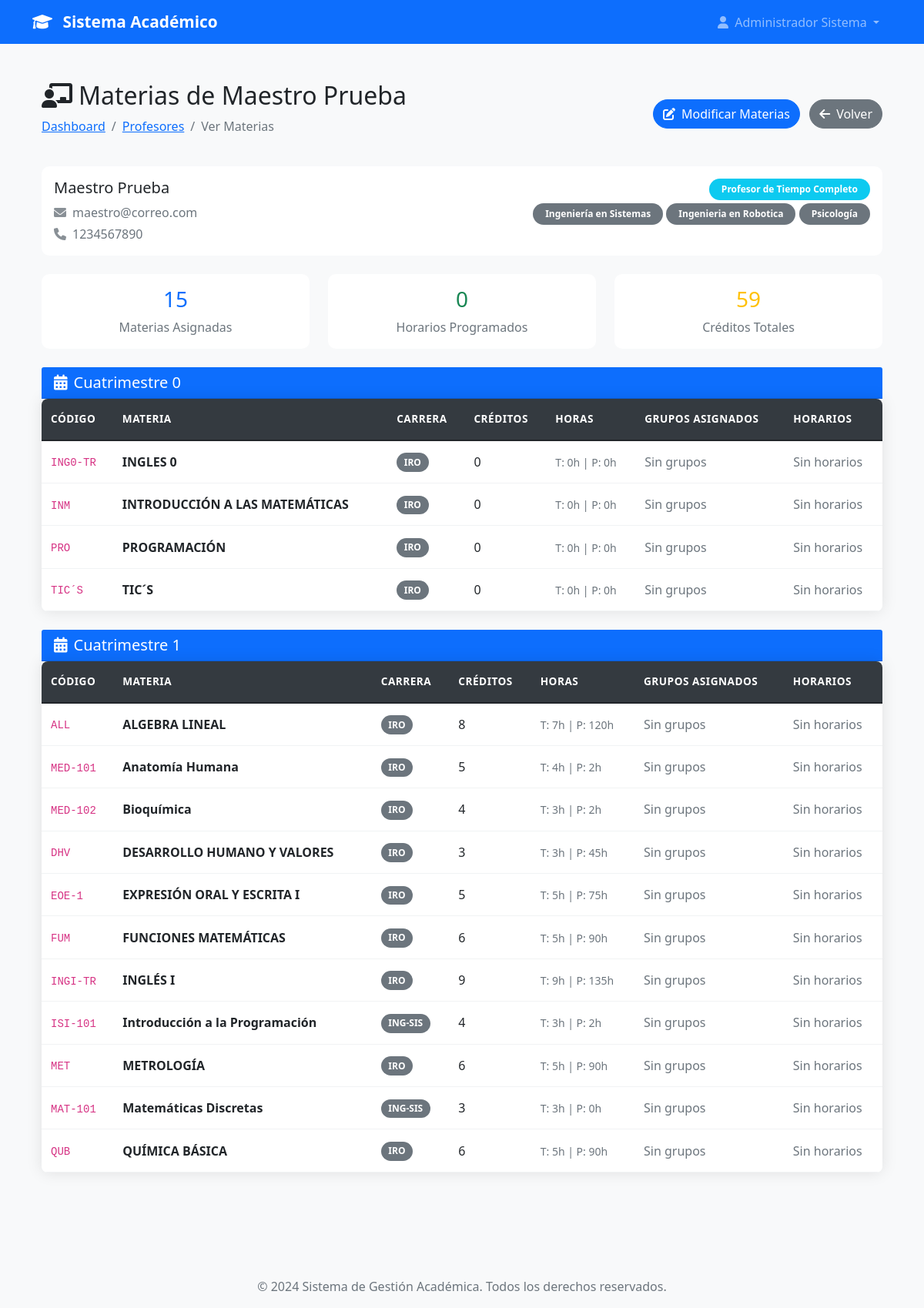
Before: /admin/profesores/3/materias/ver (signed in) with the older database file.
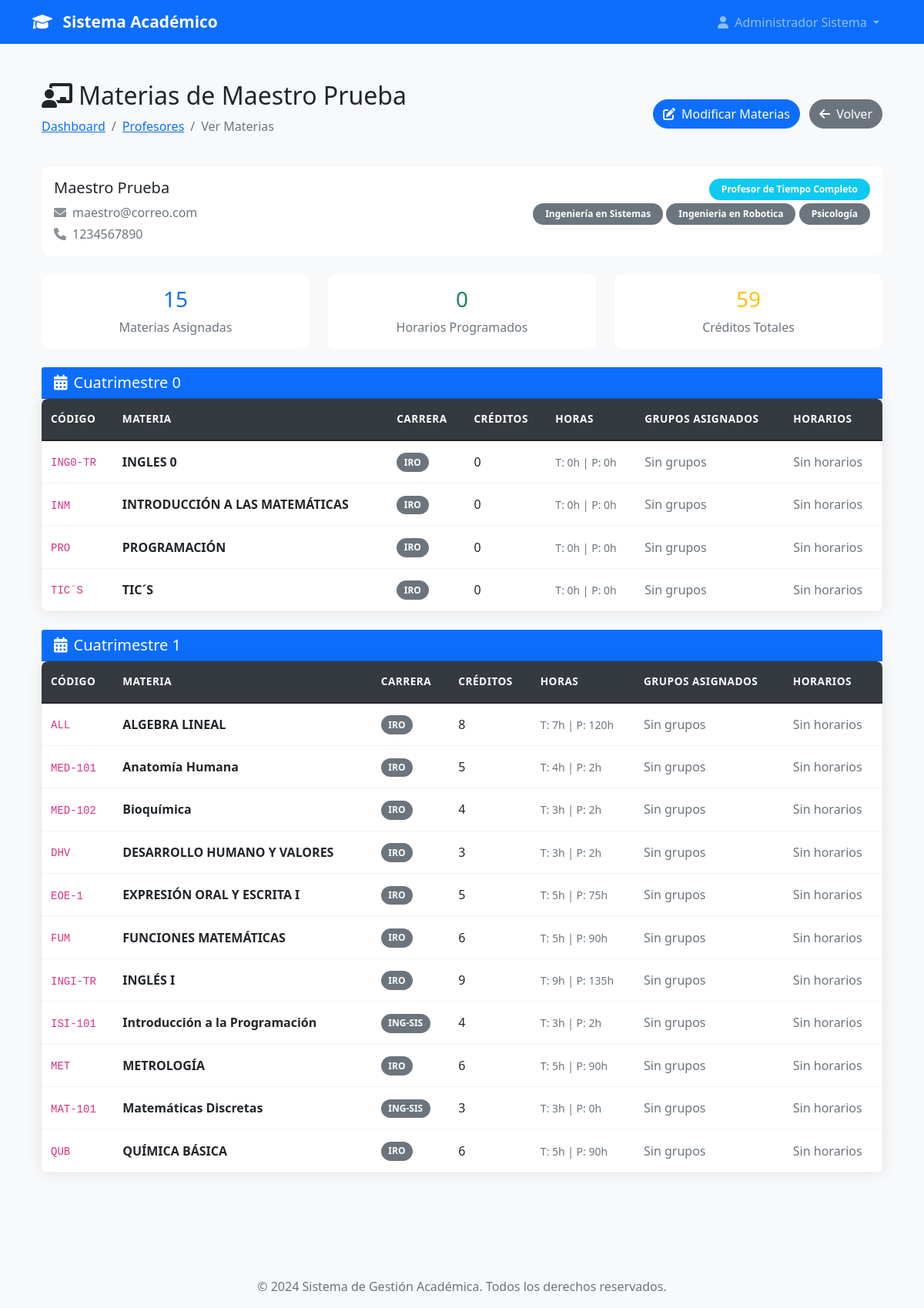
After: the same page with the newer database file.
### models.py (models this page shows, shortened)
class User(UserMixin, db.Model):
    id = db.Column(db.Integer, primary_key=True)
    username = db.Column(db.String(80), unique=True, nullable=False)
    email = db.Column(db.String(120), unique=True, nullable=False)
    password_hash = db.Column(db.String(120), nullable=False)
    nombre = db.Column(db.String(100), nullable=False)
    apellido = db.Column(db.String(100), nullable=False)
    telefono = db.Column(db.String(20))
    imagen_perfil = db.Column(db.String(200))  # Ruta de la imagen de perfil
    rol = db.Column(db.String(20), nullable=False)
    tipo_profesor = db.Column(db.String(20))
    carreras = db.relationship('Carrera', secondary=user_carreras, backref=db.backref('usuarios', lazy=True))
    materias = db.relationship('Materia', secondary='profesor_materias', backref=db.backref('profesores', lazy=True))
    carrera_id = db.Column(db.Integer, db.ForeignKey('carrera.id'))
    carrera = db.relationship('Carrera', foreign_keys=[carrera_id], backref=db.backref('jefe_carrera', uselist=False))
    fecha_registro = db.Column(db.DateTime, default=datetime.utcnow)
    activo = db.Column(db.Boolean, default=True)
    def get_nombre_completo(self):
        return f"{self.nombre} {self.apellido}"
    def is_admin(self):
        return self.rol == 'admin'
    def get_rol_display(self):
        roles = {
            'admin': 'Administrador',
            'jefe_carrera': 'Jefe de Carrera',
            'profesor_completo': 'Profesor de Tiempo Completo',
            'profesor_asignatura': 'Profesor por Asignatura'
        }
        return roles.get(self.rol, self.rol)

class Carrera(db.Model):
    id = db.Column(db.Integer, primary_key=True)
    nombre = db.Column(db.String(150), nullable=False, unique=True)
    codigo = db.Column(db.String(10), nullable=False, unique=True)  # Ej: "ING-SIS", "MED", etc.
    descripcion = db.Column(db.Text)
    facultad = db.Column(db.String(100))
    activa = db.Column(db.Boolean, default=True)
    fecha_creacion = db.Column(db.DateTime, default=datetime.utcnow)
    creada_por = db.Column(db.Integer, db.ForeignKey('user.id'), nullable=False)
    creador = db.relationship('User', foreign_keys=[creada_por], backref=db.backref('carreras_creadas', lazy=True))

class Materia(db.Model):
    id = db.Column(db.Integer, primary_key=True)
    nombre = db.Column(db.String(200), nullable=False)
    codigo = db.Column(db.String(20), nullable=False, unique=True)  # Ej: "ISI-101", "MAT-201"
    descripcion = db.Column(db.Text)
    cuatrimestre = db.Column(db.Integer, nullable=False)  # 1, 2, 3, etc.
    creditos = db.Column(db.Integer, nullable=False, default=3)
    horas_teoricas = db.Column(db.Integer, nullable=False, default=0)
    horas_practicas = db.Column(db.Integer, nullable=False, default=0)
    carrera_id = db.Column(db.Integer, db.ForeignKey('carrera.id'), nullable=False)
    carrera = db.relationship('Carrera', backref=db.backref('materias', lazy=True))
    activa = db.Column(db.Boolean, default=True)
    fecha_creacion = db.Column(db.DateTime, default=datetime.utcnow)
    creado_por = db.Column(db.Integer, db.ForeignKey('user.id'), nullable=False)
    creador = db.relationship('User', backref=db.backref('materias_creadas', lazy=True))
    def get_carrera_codigo(self):
        return self.carrera.codigo if self.carrera else 'N/A'

### app.py (the view)
@app.route('/admin/profesores/<int:id>/materias/ver')
@login_required
def ver_materias_profesor(id):
    if not current_user.is_admin():
        flash('No tienes permisos para acceder a esta página.', 'error')
        return redirect(url_for('dashboard'))
    profesor = User.query.get_or_404(id)
    if profesor.rol not in ['profesor_completo', 'profesor_asignatura']:
        flash('Este usuario no es un profesor.', 'error')
        return redirect(url_for('gestionar_profesores'))
    materias = sorted(profesor.materias, key=lambda m: (m.cuatrimestre, m.nombre))
    horarios_por_materia = {}
    for materia in materias:
        horarios = HorarioAcademico.query.filter_by(
            profesor_id=profesor.id,
            materia_id=materia.id,
            activo=True
        ).all()
        horarios_por_materia[materia.id] = horarios
    return render_template('admin/ver_materias_profesor.html',
                         profesor=profesor,
                         materias=materias,
                         horarios_por_materia=horarios_por_materia)

### app.py (called while the page is built)
@login_manager.user_loader
def load_user(user_id):
    return User.query.get(int(user_id))

@app.context_processor
def inject_user_counts():
    if current_user.is_authenticated and current_user.is_admin():
        return dict(
            total_users=User.query.count(),
            total_admins=User.query.filter_by(rol='admin').count(),
            total_jefes=User.query.filter_by(rol='jefe_carrera').count(),
            total_profesores=User.query.filter(User.rol.in_(['profesor_completo', 'profesor_asignatura'])).count()
        )
    return dict()

### templates/admin/ver_materias_profesor.html (shortened to what this page needs)
{% extends "base.html" %}
{% block content %}
<div class="container-fluid py-4">
    <div class="row">
        <div class="col-12">
            <div class="d-flex justify-content-between align-items-center mb-4">
                <div>
                    <h2><i class="fas fa-chalkboard-teacher me-2"></i>Materias de {{ profesor.get_nombre_completo() }}</h2>
                    <nav aria-label="breadcrumb">
                        <ol class="breadcrumb">
                            <li class="breadcrumb-item"><a href="{{ url_for('dashboard') }}">Dashboard</a></li>
                            <li class="breadcrumb-item"><a href="{{ url_for('gestionar_profesores') }}">Profesores</a></li>
                            <li class="breadcrumb-item active">Ver Materias</li>
                        </ol>
                    </nav>
                </div>
                <div>
                    <a href="{{ url_for('gestionar_materias_profesor', id=profesor.id) }}" class="btn btn-primary me-2">
                        <i class="fas fa-edit me-2"></i>Modificar Materias
                    </a>
                    <a href="{{ url_for('gestionar_profesores') }}" class="btn btn-secondary">
                        <i class="fas fa-arrow-left me-2"></i>Volver
                    </a>
                </div>
            </div>
            <div class="card mb-4">
                <div class="card-body">
                    <div class="row">
                        <div class="col-md-6">
                            <h5>{{ profesor.get_nombre_completo() }}</h5>
                            <p class="text-muted mb-1">
                                <i class="fas fa-envelope me-2"></i>{{ profesor.email }}
                            </p>
                            <p class="text-muted mb-0">
                                <i class="fas fa-phone me-2"></i>{{ profesor.telefono or 'No especificado' }}
                            </p>
                        </div>
                        <div class="col-md-6 text-end">
                            <p class="mb-1">
                                <span class="badge bg-info">{{ profesor.get_rol_display() }}</span>
                            </p>
                            <p class="mb-0">
                                {% for carrera in profesor.carreras %}
                                <span class="badge bg-secondary">{{ carrera.nombre }}</span>
                                {% endfor %}
                            </p>
                        </div>
                    </div>
                </div>
            </div>
            <div class="row mb-4">
                <div class="col-md-4">
                    <div class="card text-center">
                        <div class="card-body">
                            <h3 class="text-primary">{{ materias|length }}</h3>
                            <p class="text-muted mb-0">Materias Asignadas</p>
                        </div>
                    </div>
                </div>
                <div class="col-md-4">
                    <div class="card text-center">
                        <div class="card-body">
                            <h3 class="text-success">{{ horarios_por_materia.values()|map('length')|sum }}</h3>
                            <p class="text-muted mb-0">Horarios Programados</p>
                        </div>
                    </div>
                </div>
                <div class="col-md-4">
                    <div class="card text-center">
                        <div class="card-body">
                            <h3 class="text-warning">{{ materias|map(attribute='creditos')|sum }}</h3>
                            <p class="text-muted mb-0">Créditos Totales</p>
                        </div>
                    </div>
                </div>
            </div>
            {% if materias %}
                {% set cuatrimestres = materias|map(attribute='cuatrimestre')|unique|list %}
                {% for cuatrimestre in cuatrimestres|sort %}
                <div class="card mb-4">
                    <div class="card-header bg-primary text-white">
                        <h5 class="mb-0">
                            <i class="fas fa-calendar-alt me-2"></i>Cuatrimestre {{ cuatrimestre }}
                        </h5>
                    </div>
                    <div class="card-body p-0">
                        <div class="table-responsive">
                            <table class="table table-hover mb-0">
                                <thead class="table-light">
                                    <tr>
                                        <th>Código</th>
                                        <th>Materia</th>
                                        <th>Carrera</th>
                                        <th>Créditos</th>
                                        <th>Horas</th>
                                        <th>Grupos Asignados</th>
                                        <th>Horarios</th>
                                    </tr>
                                </thead>
                                <tbody>
                                    {% for materia in materias if materia.cuatrimestre == cuatrimestre %}
                                    <tr>
                                        <td><code>{{ materia.codigo }}</code></td>
                                        <td><strong>{{ materia.nombre }}</strong></td>
                                        <td><span class="badge bg-secondary">{{ materia.get_carrera_codigo() }}</span></td>
                                        <td>{{ materia.creditos }}</td>
                                        <td>
                                            <small class="text-muted">
                                                T: {{ materia.horas_teoricas }}h | P: {{ materia.horas_practicas }}h
                                            </small>
                                        </td>
                                        <td>
                                            {% set grupos = horarios_por_materia[materia.id]|map(attribute='grupo')|unique|list if materia.id in horarios_por_materia else [] %}
                                            {% if grupos %}
                                                {% for grupo in grupos|sort %}
                                                <span class="badge bg-info me-1">Grupo {{ grupo }}</span>
                                                {% endfor %}
                                            {% else %}
                                                <span class="text-muted">Sin grupos</span>
                                            {% endif %}
                                        </td>
                                        <td>
                                            {% if materia.id in horarios_por_materia and horarios_por_materia[materia.id] %}
                                                <button class="btn btn-sm btn-outline-primary" data-bs-toggle="collapse" data-bs-target="#horarios-{{ materia.id }}">
                                                    <i class="fas fa-clock me-1"></i>Ver {{ horarios_por_materia[materia.id]|length }} horarios
                                                </button>
                                            {% else %}
                                                <span class="text-muted">Sin horarios</span>
                                            {% endif %}
                                        </td>
                                    </tr>
                                    {% endfor %}
                                </tbody>
                            </table>
                        </div>
                    </div>
                </div>
                {% endfor %}
            {% else %}
                <div class="alert alert-info">
                    <i class="fas fa-info-circle me-2"></i>
                    Este profesor no tiene materias asignadas actualmente.
                    <a href="{{ url_for('gestionar_materias_profesor', id=profesor.id) }}" class="alert-link">Asignar materias ahora</a>
                </div>
            {% endif %}
        </div>
    </div>
</div>
{% endblock %}

### templates/base.html (shortened to what this page needs)
<!DOCTYPE html>
<html lang="es">
<head>
    <link href="https://cdn.jsdelivr.net/npm/bootstrap@5.1.3/dist/css/bootstrap.min.css" rel="stylesheet">
    <link rel="stylesheet" href="https://cdnjs.cloudflare.com/ajax/libs/font-awesome/6.0.0/css/all.min.css">
    <link rel="stylesheet" href="{{ url_for('static', filename='css/style.css') }}">
</head>
<body>
    <nav class="navbar navbar-expand-lg navbar-dark bg-primary">
        <div class="container">
            <a class="navbar-brand" href="{{ url_for('index') }}">
                <i class="fas fa-graduation-cap me-2"></i>
                Sistema Académico
            </a>
            <div class="collapse navbar-collapse" id="navbarNav">
                <ul class="navbar-nav ms-auto">
                    {% if current_user.is_authenticated %}
                        <li class="nav-item dropdown">
                            <a class="nav-link dropdown-toggle" href="#" id="navbarDropdown" role="button" data-bs-toggle="dropdown">
                                <i class="fas fa-user me-1"></i>
                                {{ current_user.get_nombre_completo() }}
                            </a>
                        </li>
                    {% endif %}
                </ul>
            </div>
        </div>
    </nav>
    <main class="py-4">
        <div class="container">
            {% block content %}{% endblock %}
        </div>
    </main>
    <footer class="bg-light text-center py-3 mt-5">
        <div class="container">
            <p class="text-muted mb-0">&copy; 2024 Sistema de Gestión Académica. Todos los derechos reservados.</p>
        </div>
    </footer>
</body>
</html>

### static/css/style.css (style rules this page uses)
.table-responsive { border-radius: 8px; overflow: hidden; box-shadow: 0 0 20px rgba(0, 0, 0, 0.1); }
.table { margin-bottom: 0; background-color: white; }
.table thead th { background-color: #343a40; color: white; border: none; font-weight: 600; text-transform: uppercase; font-size: 0.85rem; letter-spacing: 0.5px; padding: 1rem 0.75rem; position: sticky; top: 0; z-index: 10; }
.table tbody tr { transition: all 0.2s ease; border-bottom: 1px solid #f1f3f4; }
.table td { padding: 0.875rem 0.75rem; vertical-align: middle; border: none; }
.table .badge { font-size: 0.75rem; padding: 0.4rem 0.6rem; }
body { font-family: 'Segoe UI', Tahoma, Geneva, Verdana, sans-serif; background-color: #f8f9fa; }
.navbar-brand { font-weight: bold; font-size: 1.3rem; }
.card { transition: transform 0.2s ease-in-out, box-shadow 0.2s ease-in-out; border: none; border-radius: 10px; }
.btn { border-radius: 25px; font-weight: 500; transition: all 0.3s ease; }
.card-body i { opacity: 0.8; }
footer { margin-top: auto; }
.card { animation: fadeIn 0.5s ease-out; }
.badge { border-radius: 15px; padding: 0.5rem 1rem; }
.navbar .nav-link.dropdown-toggle { position: relative; transition: all 0.3s ease; border-radius: 8px; padding: 0.5rem 1rem !important; }
.navbar .nav-link.dropdown-toggle::before { content: ''; position: absolute; top: 0; left: 0; right: 0; bottom: 0; background: linear-gradient(45deg, transparent 30%, rgba(255, 255, 255, 0.2) 50%, transparent 70%); opacity: 0; transition: opacity 0.3s ease; border-radius: 8px; pointer-events: none; }

Changed rows visible on the page:
changed Materia "DESARROLLO HUMANO Y VALORES": horas_practicas "45" → "2"
